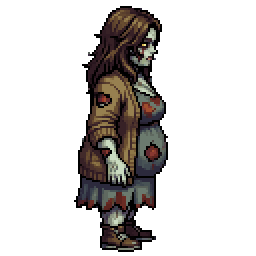
#> input picture tools/pixelforge/sources/obese_female/east.png, 128 x 128 px, given in place of 56102cfa-image.png, which was not available (shown 2 times larger)
$ python bake_knight.py out.png
#> lines starting #> are read from the running program, lines starting #| are printed output that depends on the picture
### tools/pixelforge/pixelforge/bg.py
"""Background removal without ML: flood fill from the border over near-uniform background."""
from collections import deque

import numpy as np
from PIL import Image, ImageFilter


def remove_background(img, tol=22, pocket_min=1500):
    """Make border-connected pixels close to the corner color transparent."""
    rgba = img.convert("RGBA")
    a = np.array(rgba)
    h, w, _ = a.shape
    ref = np.median(np.concatenate([a[0, :, :3], a[-1, :, :3], a[:, 0, :3], a[:, -1, :3]]), axis=0)
    diff = np.abs(a[..., :3].astype(np.int16) - ref).max(-1)
    cand = diff <= tol
    bg = np.zeros((h, w), dtype=bool)
    q = deque()
    for x in range(w):
        for y in (0, h - 1):
            if cand[y, x] and not bg[y, x]: bg[y, x] = True; q.append((y, x))
    for y in range(h):
        for x in (0, w - 1):
            if cand[y, x] and not bg[y, x]: bg[y, x] = True; q.append((y, x))
    while q:
        y, x = q.popleft()
        for ny, nx in ((y - 1, x), (y + 1, x), (y, x - 1), (y, x + 1)):
            if 0 <= ny < h and 0 <= nx < w and cand[ny, nx] and not bg[ny, nx]:
                bg[ny, nx] = True; q.append((ny, nx))
    # enclosed background pockets (between arm and torso, between legs): big pure-white blobs
    pure = (a[..., :3].min(-1) >= 250) & ~bg
    seen = np.zeros_like(pure)
    for sy in range(h):
        for sx in range(w):
            if pure[sy, sx] and not seen[sy, sx]:
                comp, q = [], deque([(sy, sx)])
                seen[sy, sx] = True
                while q:
                    y, x = q.popleft(); comp.append((y, x))
                    for ny, nx in ((y-1, x), (y+1, x), (y, x-1), (y, x+1)):
                        if 0 <= ny < h and 0 <= nx < w and pure[ny, nx] and not seen[ny, nx]:
                            seen[ny, nx] = True; q.append((ny, nx))
                if len(comp) >= pocket_min:
                    for y, x in comp: bg[y, x] = True
    alpha = Image.fromarray(np.where(bg, 0, 255).astype(np.uint8))
    alpha = alpha.filter(ImageFilter.MinFilter(3)).filter(ImageFilter.GaussianBlur(0.8))  # eat halo
    a[..., 3] = np.array(alpha)
    return Image.fromarray(a)


def keep_largest(img, min_alpha=10):
    """Drop floating specks: keep only the biggest connected opaque blob."""
    a = np.array(img)
    solid = a[..., 3] > min_alpha
    h, w = solid.shape
    seen = np.zeros_like(solid)
    best = []
    for sy in range(h):
        for sx in range(w):
            if solid[sy, sx] and not seen[sy, sx]:
                comp, q = [], deque([(sy, sx)])
                seen[sy, sx] = True
                while q:
                    y, x = q.popleft(); comp.append((y, x))
                    for ny, nx in ((y-1, x), (y+1, x), (y, x-1), (y, x+1)):
                        if 0 <= ny < h and 0 <= nx < w and solid[ny, nx] and not seen[ny, nx]:
                            seen[ny, nx] = True; q.append((ny, nx))
                if len(comp) > len(best): best = comp
    keep = np.zeros_like(solid)
    for y, x in best: keep[y, x] = True
    a[~keep, 3] = 0
    return Image.fromarray(a)


def crop_to_content(img, pad=0):
    box = img.getchannel("A").point(lambda v: 255 if v > 10 else 0).getbbox()
    box = (max(0, box[0] - pad), max(0, box[1] - pad), min(img.width, box[2] + pad), min(img.height, box[3] + pad))
    return img.crop(box)

### tools/pixelforge/bake_knight.py
import sys
from PIL import Image, ImageDraw
sys.path.insert(0, ".")
from pixelforge import pixelate, upscale
from pixelforge.bg import remove_background, crop_to_content, keep_largest
from pixelforge.iso import sheet

SRC = "/root/.claude/uploads/64453697-1bec-5ca7-a881-1e772c6738c6/56102cfa-image.png"
OUT = sys.argv[1]
im = Image.open(SRC).convert("RGB")
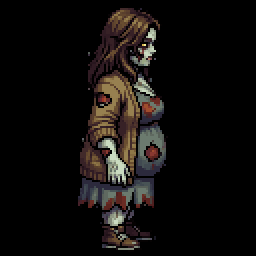
#> im: PIL image 128x128 RGB (shown 2 times larger); mean R, G, B 16.7, 14, 12.4
d = ImageDraw.Draw(im)
for box in ((800, 15, 930, 130), (160, 1405, 280, 1525)):   # screenshot UI buttons
    d.rectangle(box, fill=(255, 255, 255))
im = im.crop((140, 0, 960, 1545))
#> im: PIL image 820x1545 RGB; every value is 0
cut = crop_to_content(keep_largest(remove_background(im)), 4)
#> in remove_background, `ref = np.median(np.concatenate([a[0, :, :3], a[-1, :, :3], a[:, 0, :3]..`: ref = [0, 0, 0]
#> in remove_background, `diff = np.abs(a[..., :3].astype(np.int16) - ref).max(-1)`: diff: shape (1545, 820) float64; every value is 0
#> in remove_background, `cand = diff <= tol`: cand: shape (1545, 820) bool; every value is 1
#> after the loop in remove_background, `for x in range(w):`:
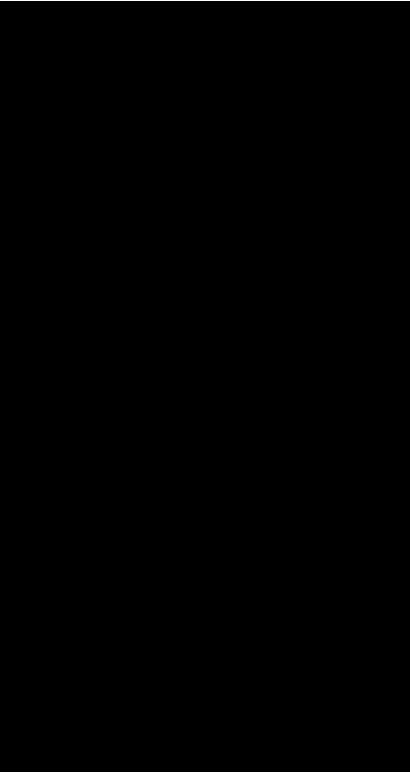
#> bg: shape (1545, 820) bool (shown at 1/2 size); 0.13% white in thin lines or dots
#> after the loop in remove_background, `for y in range(h):`:
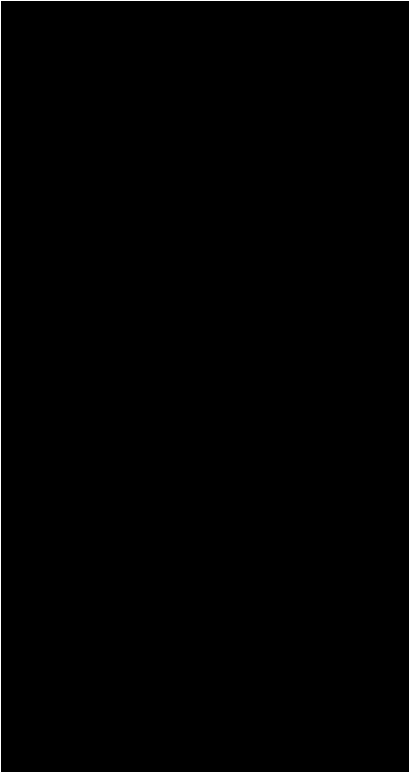
#> bg: shape (1545, 820) bool (shown at 1/2 size); 0.37% white in thin lines or dots
#> in remove_background, `pure = (a[..., :3].min(-1) >= 250) & ~bg`: pure: shape (1545, 820) bool; every value is 0
#> in remove_background, `a[..., 3] = np.array(alpha)`: a: shape (1545, 820, 4); every value is 0
#> in crop_to_content, `box = img.getchannel("A").point(lambda v: 255 if v > 10 else 0).getbbo..`: box = None
#> (the run stopped early here; a loop or call above may not have finished)
